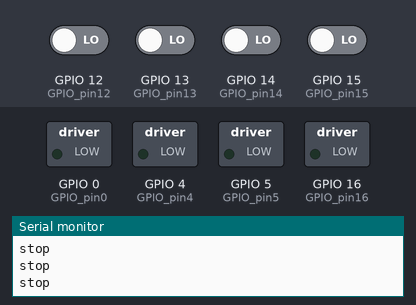
A sketch run on a simulated ESP8266 (NodeMCU). Shown: switched loads named in the sketch (green lamp = pin HIGH), the last lines printed to the serial monitor. Inputs (shaded band) come from the test bench; at power-on: GPIO 12 (GPIO_pin12), GPIO 13 (GPIO_pin13), GPIO 14 (GPIO_pin14), GPIO 15 (GPIO_pin15) LOW. WiFi joins after 1.5 s; servers stay silent unless stated.

Above: at 3.0 s.
3.1 s: GPIO 12 (GPIO_pin12) driven HIGH
At 4.0 s:
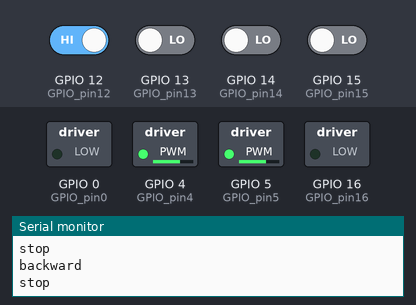
6.1 s: GPIO 13 (GPIO_pin13) driven HIGH
9.1 s: GPIO 15 (GPIO_pin15) driven HIGH
12.1 s: GPIO 14 (GPIO_pin14) driven HIGH
At 12.37 s:
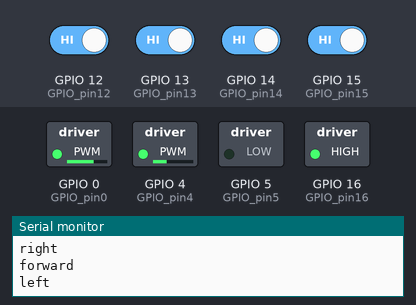
15.1 s: GPIO 14 (GPIO_pin14) driven LOW
At 17.6 s:
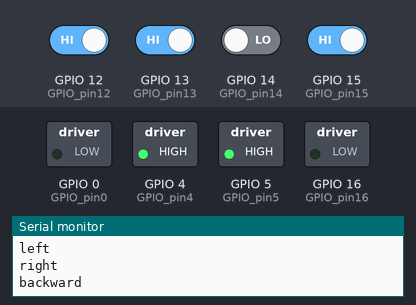
18.1 s: GPIO 12 (GPIO_pin12) driven LOW
At 19.5 s:
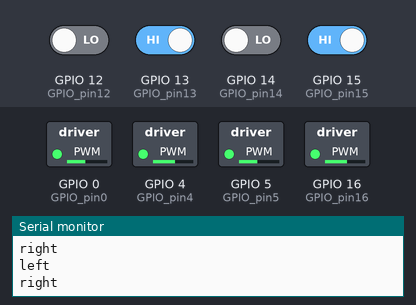
Timing chart, 0 to 20.7 s (numbered marks = the images above; inputs shaded):
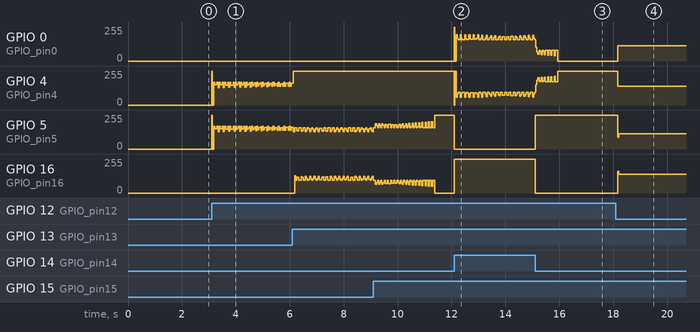

The sketch:

nodemcu_rc_car.ino
```cpp
#define BLYNK_PRINT Serial


#include <ESP8266WiFi.h>
#include <BlynkSimpleEsp8266.h>

// You should get Auth Token in the Blynk App.

char auth[] = "2zGwkqaHho4_xB6zxxPPohL_p-6t7mjl";

// Your WiFi credentials.
// Set password to "" for open networks.
char ssid[] = "OppoA15";
char pass[] = "77777777";
int val_f = 0;
int val_b = 0;
int val_l = 0;
int val_r = 0;

void setup()
{
  // Debug console
  Serial.begin(9600);

  pinMode(16, OUTPUT); // GPIO pin16=D0 of NodeMCU 12E or in place of '16' you can write'D0' directly || -->Connected to motordriver
  pinMode(5, OUTPUT);  // GPIO pin5=D1 of NodeMCU 12E or in place of '16' you can write 'D0' directly || -->Connected to motordriver
  pinMode(4, OUTPUT);  // GPIO pin4=D2 of NodeMCU 12E or in place of '16' you can write 'D0' directly || -->Connected to motordriver
  pinMode(0, OUTPUT);  // GPIO pin0=D3 of NodeMCU 12E or in place of '16' you can write 'D0' directly || -->Connected to motordriver

  // Input pin connected to blynk app

  pinMode(14, INPUT);  // GPIO pin14=D5
  pinMode(12, INPUT);  // GPIO pin12=D6
  pinMode(13, INPUT);  // GPIO pin13=D7
  pinMode(15, INPUT); // GPIO pin15=D8


  Blynk.begin(auth, ssid, pass);
}

void loop()
{
  Blynk.run();

  val_f = digitalRead(14);
  val_b = digitalRead(12);
  val_r = digitalRead(13);
  val_l = digitalRead(15);


  if (val_f == 1){

      digitalWrite(16,HIGH);
      digitalWrite(5,LOW);
      digitalWrite(4,LOW);
      digitalWrite(0,HIGH);

      Serial.println("forward");

    }
    else if (val_b == 1){

      digitalWrite(16,LOW);
      digitalWrite(5,HIGH);
      digitalWrite(4,HIGH);
      digitalWrite(0,LOW);

      Serial.println("backward");

    }
    if (val_l == 1){

      digitalWrite(16,LOW);
      digitalWrite(5,HIGH);
      digitalWrite(4,LOW);
      digitalWrite(0,HIGH);

      Serial.println("left");

    }
    if (val_r == 1){

      digitalWrite(16,HIGH);
      digitalWrite(5,LOW);
      digitalWrite(4,HIGH);
      digitalWrite(0,LOW);
      Serial.println("right");

    }

    else {

      digitalWrite(16,LOW);
      digitalWrite(5,LOW);
      digitalWrite(4,LOW);
      digitalWrite(0,LOW);

      Serial.println("stop");}
}
```

Measured:
- after the input at 12.1 s, GPIO 5 (GPIO_pin5): stays 0/255 (without the input it goes to 255/255 after 0.00 s); GPIO 16 (GPIO_pin16): stays 255/255 (without the input it goes to 0/255 after 0.00 s)
- after the input at 15.1 s, GPIO 5 (GPIO_pin5): 0/255 → 255/255 at once; GPIO 16 (GPIO_pin16): 255/255 → 0/255 at once
- after the input at 18.1 s, GPIO 0 (GPIO_pin0): 0/255 → 115/255 after 0.06 s; GPIO 4 (GPIO_pin4): 255/255 → 140/255 after 0.06 s; GPIO 5 (GPIO_pin5): 255/255 → 115/255 after 0.06 s; GPIO 16 (GPIO_pin16): 0/255 → 140/255 after 0.06 s
